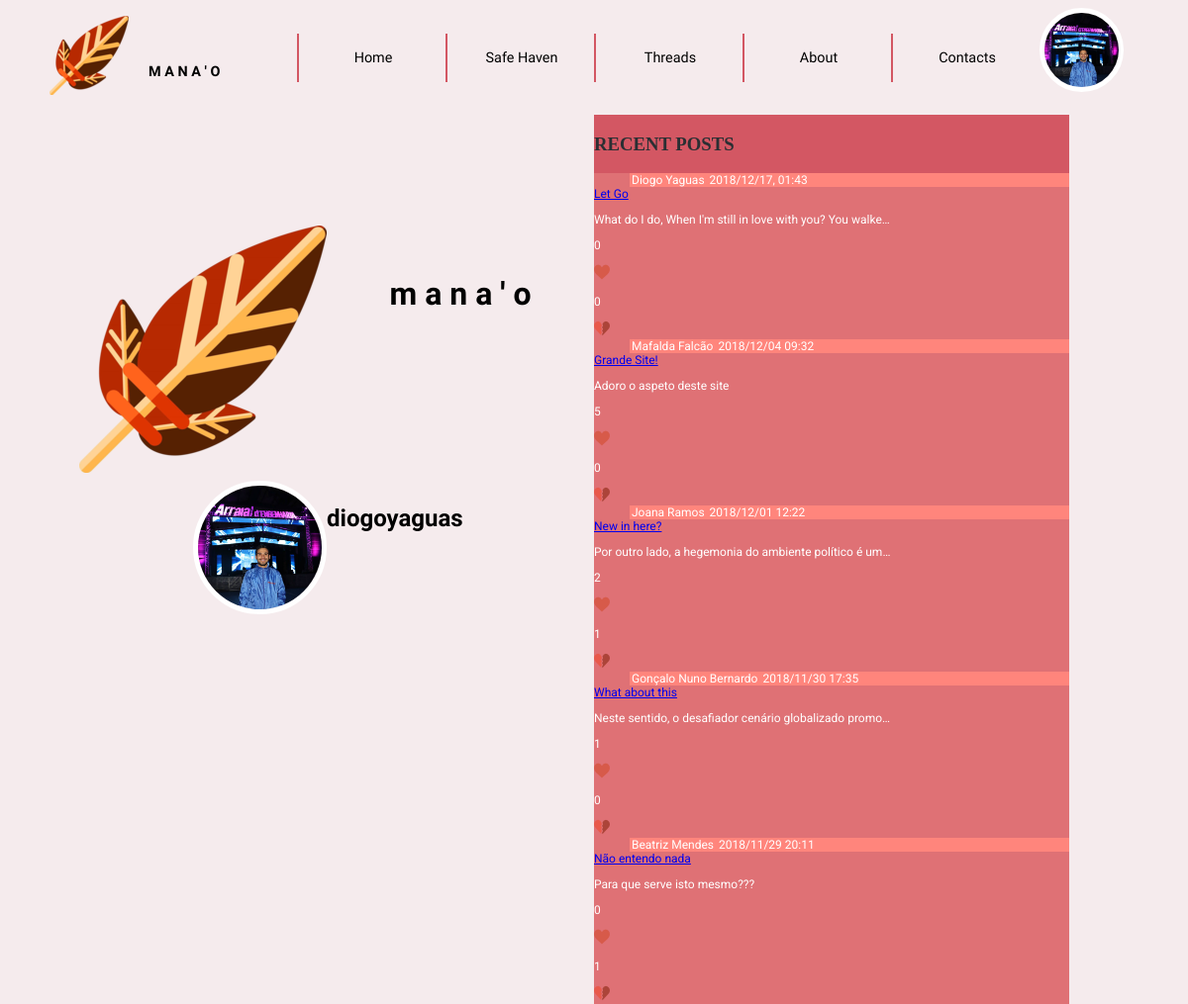
/templates/home.php (signed in), run on the app's committed database.
### tables this page shows
CREATE TABLE User (ID INTEGER PRIMARY KEY AUTOINCREMENT, Username STRING UNIQUE NOT NULL, Password CHAR (256) NOT NULL, Name STRING NOT NULL, Email STRING NOT NULL UNIQUE, Bio STRING, Profile_Pic STRING NOT NULL DEFAULT "default.png", Posts INTEGER DEFAULT 0, Comments INTEGER DEFAULT 0, Upvotes INTEGER DEFAULT 0, Downvotes INTEGER DEFAULT 0, ParticipationDate STRING NOT NULL);

CREATE TABLE Post (ID INTEGER PRIMARY KEY AUTOINCREMENT, User_ID INTEGER NOT NULL REFERENCES User (ID), Title STRING NOT NULL, Text STRING NOT NULL, Date STRING NOT NULL, Upvotes INTEGER DEFAULT 0, Downvotes INTEGER DEFAULT 0);

### database/user.php (called while the page is built, shortened)
<?php
      function getName($userID) {
        global $dbh;
        try {
          $stmt = $dbh->prepare('SELECT Name FROM User WHERE ID = ?');
          $stmt->execute(array($userID));
          if($row = $stmt->fetch()){
            return $row['Name'];
          }
        }catch(PDOException $e) {
          return -1;
        }
      }
    function getUserPhoto($userID) {
      global $dbh;
      try {
        $stmt = $dbh->prepare('SELECT Profile_Pic FROM User WHERE ID = ?');
        if($stmt->execute(array($userID))) {
          $row = $stmt->fetch();
          return $row['Profile_Pic'];
        }
      }catch(PDOException $e) {
        return null;
      }
    }
?>

### database/post.php (called while the page is built, shortened)
<?php
	function getFiveMostRecentPosts()
	{
		global $dbh;
		try {
			$stmt = $dbh->prepare('SELECT * from Post ORDER BY Date DESC LIMIT 5');
			if($stmt->execute())
				return $stmt->fetchAll();
			else
				return -1;
		} catch(PDOException $e) {
			return -1;
		}
	}
?>

### templates/post.php (the view, shortened to what this page needs)
<?php
    include_once('../includes/init.php');
    include_once("../database/post.php");
            function viewAllPosts() {
                $posts = getFiveMostRecentPosts();
            foreach($posts as $post) {
                viewPosts($post);
                }
            }
            function viewPosts($post) {
                ?>
        <article id="posts">
            <header>
                <span class="author">
                    <?php echo getName($post['User_ID']) ?>
                </span>
                <span class="date">
                    <?= $post['Date'] ?>
                </span>
            </header>
            <a id="title" href="viewPost.php?id=<?=$post['ID']?>" target="_blank"><?= $post['Title'] ?></a>
            <p id="text_wrote">
                <?= $post['Text'] ?>
            </p>
            <footer id="votes">
                <div id="upvotes" onclick="upvote(<?=$post['ID']?>)">
                    <p id="upvote<?=$post['ID']?>"><?=$post['Upvotes']?></p>
					<img src="../images/upvote.png"alt="Upvote">
                </div>
                <div id="downvotes" onclick="downvote(<?=$post['ID']?>)">
                    <p id="downvote<?=$post['ID']?>"><?=$post['Downvotes']?></p>
					<img src="../images/downvote.png"alt="Downvote">
                </div>
            </footer>
        </article>
       <?php }?>

### templates/header.php (shortened to what this page needs)
<!DOCTYPE html>
<html>
<head>
    <link href="../css/main_layout.css" rel="stylesheet">
    <link href="../css/main_style.css" rel="stylesheet">
</head>
<body>
    <header>
        <label class="homeButton" type="submit_home" value="" onclick="window.location='home.php';"></label>
        <h3>M A N A ' O</h3>
        <nav id="menu">
            <ol>
                <li><a href="home.php">Home</a></li>
                <li><a href="http://www.pixelthoughts.co/#">Safe Haven</a></li>
                <li><a href="#threads">Threads</a></li>
                <li><a href="about.php">About</a></li>
                <li><a href="contacts.php">Contacts</a></li>
            </ol>
        </nav>
        <div class="dropdown">
                <img id="profile" src="../profilePictures/<?php
                    include_once('../includes/init.php');
                    include_once("../database/user.php");
                    echo getUserPhoto($_SESSION['userID']);
                ?>" alt="Profile picture" onclick="myFunction()" class="dropbtn">
            </div>
    </header>

### templates/home.php (shortened to what this page needs)
<?php
    include_once("header.php");
?>
    <!DOCTYPE html>
    <html>
    <head>
        <link href="../css/main_layout.css" rel="stylesheet">
        <link href="../css/main_style.css" rel="stylesheet">
        <link href="../css/others.css" rel="stylesheet">
        <link href="../css/posts.css" rel="stylesheet">
    </head>
    <body>
        <section class="home">
            <div id="sidebar_left">
                <img id="logo" src="../images/icon_big.png" alt="Site's icon">
                <h2>m a n a ' o</h2>
                <img id="profilepicture" src="../profilePictures/<?php
                    include_once('../includes/init.php');
                    include_once("../database/user.php");
                    echo getUserPhoto($_SESSION['userID']);
                ?>" alt="Profile picture">
                <h4><?=$_SESSION['username']?></h4>
            </div>
            <div id="friendsPosts" >
                <h3>RECENT POSTS</h3>
                <?php
                    include_once('post.php');
                    viewAllPosts();
                ?>
            </div>
        </section>
    </body>
    </html>

### css/main_layout.css (style rules this page uses)
body { margin: 0em; }
body > header { margin: 0em; display: grid; grid-template-rows: auto; grid-template-columns: 1fr 1fr 5fr 1fr; grid-template-areas: "manao name navigator profilepic"; position: -webkit-sticky; position: sticky; top: 0; width: 100%; }
.homeButton { grid-area: manao; justify-self: right; align-self: center; height: auto; }
body > header > h3 { grid-area: name; margin: 0em; justify-self: left; align-self: center; }
#menu { grid-area: navigator; justify-self: right; align-self: center; }
#menu ol li { display: inline-flex; width: 100%; justify-self: center; }
#menu ol { margin: 0em; display: grid; grid-template-rows: auto; grid-template-columns: 1fr 1fr 1fr 1fr 1fr; grid-template-areas: "home safehaven threads contacts about"; width: 100%; }
#menu ol > li { justify-self: left; align-self: center; justify-items: center; justify-content: space-evenly; }
#menu ol > :nth-child(1) { grid-area: home; }
#menu ol > :nth-child(2) { grid-area: safehaven; }
#menu ol > :nth-child(3) { grid-area: threads; }
#menu ol > :nth-child(4) { grid-area: contacts; }
#menu ol > :nth-child(5) { grid-area: about; }
.home { margin: 6em; margin-bottom: 0; display: grid; grid-template-rows: auto; grid-template-columns: 1fr 1fr; grid-template-areas: "sidebar_left posts" ". posts"; width: auto; height: auto; align-content: space-between; justify-content: space-between; }
.home > #sidebar_left { grid-area: sidebar_left; display: grid; grid-template-rows: 1fr 1fr; grid-template-columns: 1fr 1fr; grid-template-areas: "image companyname" "profilepicture username"; width: auto; height: auto; }
.home > #sidebar_left > #logo { grid-area: image; align-self: right; justify-self: center; }
.home > #sidebar_left > h2 { grid-area: companyname; align-self: center; justify-self: left; width: 100%; }
.home > #sidebar_left > h4 { grid-area: username; justify-self: left; align-self: left; }
.home > #friendsPosts, .home > h3 { grid-area: posts; align-self: center; justify-self: left; width: 80%; height: auto; }
.home > #sidebar_left > img#profilepicture { grid-area: profilepicture; align-self: right; justify-self: right; }
.dropbtn { color: white; border: none; cursor: pointer; }
.dropdown { position: relative; display: inline-block; }

### css/main_style.css (style rules this page uses)
:root { --maincolor_bckgrnd: #F5EBED; --color_separator: #996666; --color_text: #000000; --color_manao: #D35763; --color_smallhover: #2a2f33; }
body { margin: 0; background-color: var(--maincolor_bckgrnd); color: var(--color_text); }
body > header { margin: 0; background-color: var(--maincolor_bckgrnd); }
body > header > h3 { margin-top: 2em; font-family: 'Julius Sans One', sans-serif; font-size: 0.9em; text-align: left; height: auto; color: var(--color_text); }
.homeButton { background:url(../images/icon.png) no-repeat; cursor:pointer; border:none; width:100px; height:100px; margin-top:1em; }
#menu { width: 100%; }
#menu ol { margin:0; padding: 0; }
#menu li { align-items: center; list-style-type: none; margin:1em 0; width: 100%; height: 100%; }
#menu li a { font-family: 'Julius Sans One', sans-serif; font-size: 0.9em; color: var(--color_text); text-decoration: none; text-align: center; height: auto; }
nav > ol > li { border-left: 2px solid var(--color_manao); height: 100%; }
#profile { margin-top: 8px; width: 75px; height: 75px; border:5px solid white; border-radius: 100px 100px; }
.home > #friendsPosts { background-color: var(--color_manao); }
.home > #sidebar_left > #profilepicture { margin-top: 8px; width: 125px; height: 125px; border:5px solid white; border-radius: 100px 100px; }
.home > #sidebar_left > h2, .home > #sidebar_left > h3 { font-family: 'Julius Sans One', sans-serif; font-size: 2em; color: var(--color_text); text-align: center; height: auto; }
.home > #sidebar_left > h4 { font-family: 'Julius Sans One', sans-serif; font-size: 1.5em; color: var(--color_text); text-align: center; height: auto; }

### css/others.css (style rules this page uses)
:root { --maincolor_bckgrnd: #F5EBED; --color_smallhover: #2a2f33; --color_separator: #5f3939; }
.home { margin: 0; color: var(--color_smallhover); }
.home > #sidebar_left > #logo { float: left; margin-left: 5em; margin-top: 7em; }

### data on the page
user: Profile_Pic (picture)
post: User_ID.Name "Diogo Yaguas", Date "2018/12/17, 01:43", Title "Let Go", Text "What do I do, When I'm still in love with you? You walke…", Upvotes "0", Downvotes "0"
post: User_ID.Name "Mafalda Falcão", Date "2018/12/04 09:32", Title "Grande Site!", Text "Adoro o aspeto deste site", Upvotes "5", Downvotes "0"
post: User_ID.Name "Joana Ramos", Date "2018/12/01 12:22", Title "New in here?", Text "Por outro lado, a hegemonia do ambiente político é um…", Upvotes "2", Downvotes "1"
post: User_ID.Name "Gonçalo Nuno Bernardo", Date "2018/11/30 17:35", Title "What about this", Text "Neste sentido, o desafiador cenário globalizado promo…", Upvotes "1", Downvotes "0"
post: User_ID.Name "Beatriz Mendes", Date "2018/11/29 20:11", Title "Não entendo nada", Text "Para que serve isto mesmo???", Upvotes "0", Downvotes "1"

### other printed values
$_SESSION['username'] "diogoyaguas"
